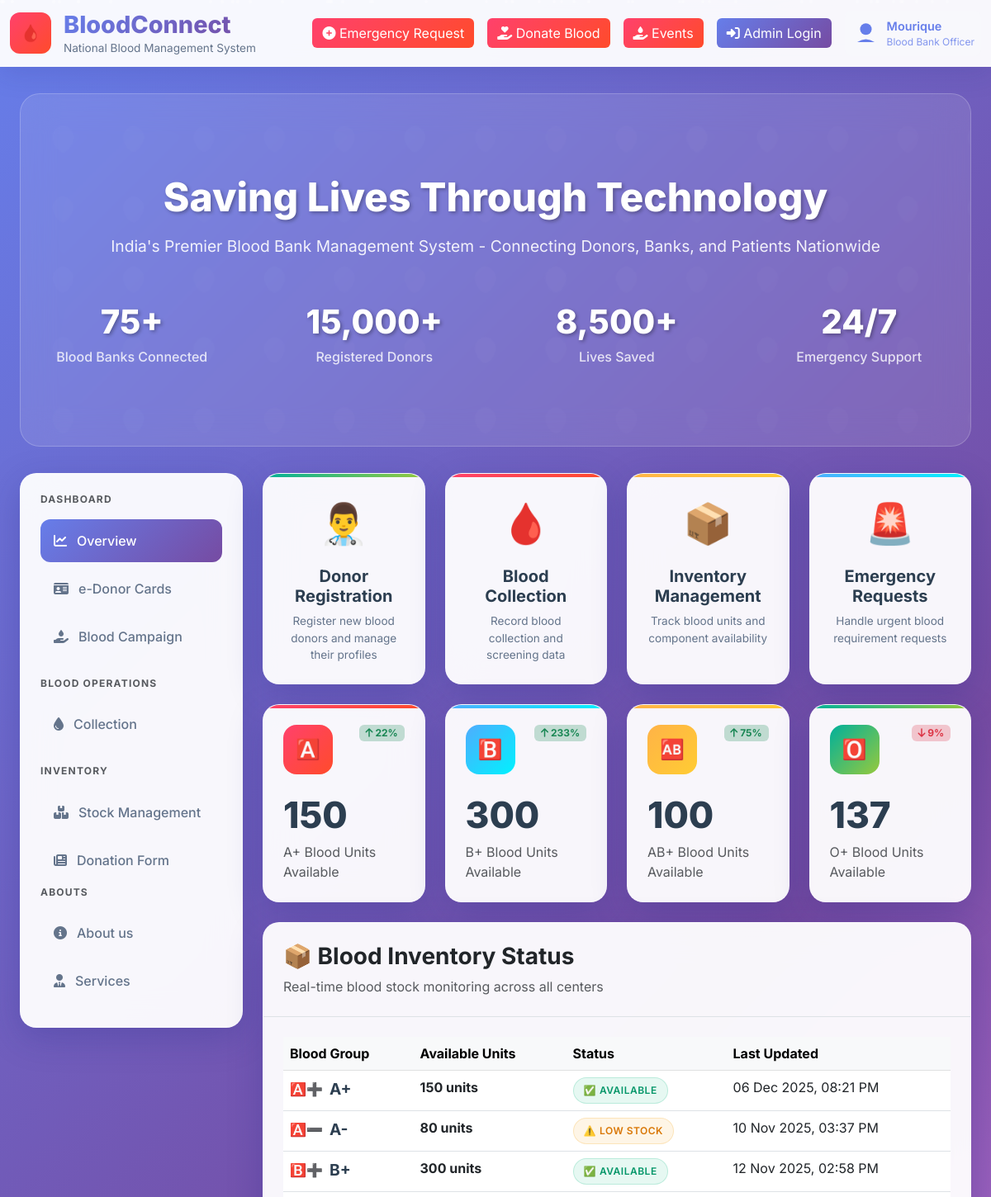
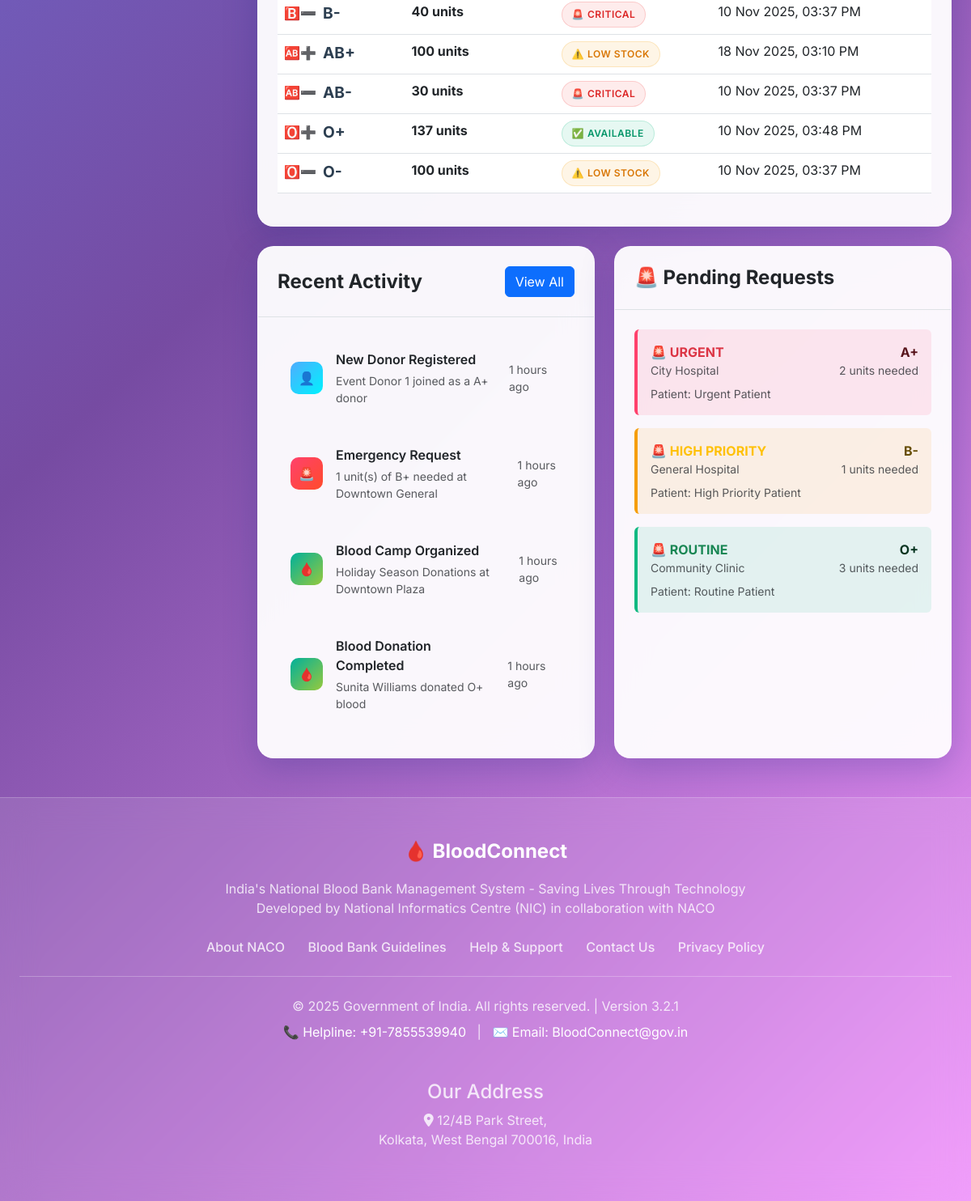
/landing_page.php, run on the app's committed database (2 pictures, top to bottom).
### tables this page shows
CREATE TABLE `blood_inventory` (
  `id` int(11) NOT NULL AUTO_INCREMENT,
  `blood_group` varchar(10) NOT NULL,
  `available_units` int(11) NOT NULL,
  `previous_available_units` int(11) DEFAULT 0,
  `status` varchar(20) NOT NULL,
  `last_updated` timestamp NOT NULL DEFAULT current_timestamp() ON UPDATE current_timestamp(),
  `expiry_date` date DEFAULT NULL,
  PRIMARY KEY (`id`)
);

CREATE TABLE `blood_request` (
  `id` int(11) NOT NULL AUTO_INCREMENT,
  `patient_name` varchar(255) DEFAULT NULL,
  `blood_group` varchar(10) DEFAULT NULL,
  `units` int(11) DEFAULT NULL,
  `hospital_name` varchar(255) DEFAULT NULL,
  `hospital_location` varchar(255) DEFAULT NULL,
  `mob` varchar(20) DEFAULT NULL,
  `required_date` date DEFAULT NULL,
  `status` enum('pending','approved','rejected','processing') NOT NULL DEFAULT 'pending',
  `priority` enum('urgent','high','routine') NOT NULL DEFAULT 'routine',
  `created_at` timestamp NOT NULL DEFAULT current_timestamp(),
  PRIMARY KEY (`id`)
);

### landing_page.php (the view, shortened to what the rows shown need)
<!DOCTYPE html>
<html lang="en">
<head>
    <link href="https://cdnjs.cloudflare.com/ajax/libs/bootstrap/5.3.0/css/bootstrap.min.css" rel="stylesheet">
    <link href="https://cdnjs.cloudflare.com/ajax/libs/font-awesome/6.4.0/css/all.min.css" rel="stylesheet">
    <link rel="stylesheet" href="styles.css">
    <link rel="stylesheet" href="particles.css">
</head>
<body>
    <?php
    include "header.php";
    ?>
    <div class="container-fluid px-4">
        <?php
        include "hero.php";
        ?>
        <div class="row g-4">
            <div class="col-lg-9">
                <div id="collection" class="glass-card mb-4">
                    <div class="table-responsive p-4">
                        <table class="table table-hover">
                            <thead class="table-light">
                                <tr>
                                    <th>Blood Group</th>
                                    <th>Available Units</th>
                                    <th>Status</th>
                                    <th>Last Updated</th>
                                </tr>
                            </thead>
                            <tbody>
                                <?php
                                include 'connect.php';
                                function getBloodGroupClass($bloodGroup) {
                                    $bloodGroup = strtoupper(trim($bloodGroup));
                                    $class_map = [
                                        'A+' => 'a-pos',
                                        'A-' => 'a-neg',
                                        'B+' => 'b-pos',
                                        'B-' => 'b-neg',
                                        'AB+' => 'ab-pos',
                                        'AB-' => 'ab-neg',
                                        'O+' => 'o-pos',
                                        'O-' => 'o-neg',
                                    ];
                                    return $class_map[$bloodGroup] ?? '';
                                }
                                $sql = "SELECT * FROM blood_inventory";
                                $result = mysqli_query($conn, $sql);
                                if (mysqli_num_rows($result) > 0) {
                                    while($row = mysqli_fetch_assoc($result)) {
                                ?>
                                <tr>
                                    <td><span class="blood-group <?php echo getBloodGroupClass($row['blood_group']); ?>"><?php echo $row['blood_group']; ?></span></td>
                                    <td><strong><?php echo $row['available_units']; ?> units</strong></td>
                                    <td><span class="status-badge status-<?php echo strtolower($row['status']); ?>"><?php echo $row['status']; ?></span></td>
                                    <td><?php echo date('d M Y, h:i A', strtotime($row['last_updated'])); ?></td>
                                </tr>
                                <?php
                                    }
                                } else {
                                    echo "<tr><td colspan='5' class='text-center'>No records found</td></tr>";
                                }
                                ?>
                            </tbody>
                        </table>
                    </div>
                </div>
                <div class="row g-4">
                    <div class="col-lg-6">
                        <div id="pending" class="glass-card h-100">
                            <div class="p-4">
                                <?php
                                $priorities = ['urgent', 'high', 'routine'];
                                $requests = [];
                                foreach ($priorities as $priority) {
                                    $sql = "SELECT * FROM blood_request WHERE status = 'pending' AND priority = ? ORDER BY REQUIRED_DATE ASC LIMIT 1";
                                    $stmt = mysqli_prepare($conn, $sql);
                                    mysqli_stmt_bind_param($stmt, "s", $priority);
                                    mysqli_stmt_execute($stmt);
                                    $result = mysqli_stmt_get_result($stmt);
                                    if ($result && mysqli_num_rows($result) > 0) {
                                        $requests[$priority] = mysqli_fetch_assoc($result);
                                    } else {
                                        $requests[$priority] = null;
                                    }
                                }
                                foreach ($priorities as $priority):
                                    $row = $requests[$priority];
                                    if ($row):
                                        $priority_class = '';
                                        $priority_text = '';
                                        $style = '';
                                        switch ($row['priority']) {
                                            case 'urgent':
                                                $priority_class = 'danger';
                                                $priority_text = 'URGENT';
                                                $style = 'background: rgba(255, 65, 108, 0.1); border-left: 4px solid #ff416c !important;';
                                                break;
                                            case 'high':
                                                $priority_class = 'warning';
                                                $priority_text = 'HIGH PRIORITY';
                                                $style = 'background: rgba(245, 158, 11, 0.1); border-left: 4px solid #f59e0b !important;';
                                                break;
                                            case 'routine':
                                                $priority_class = 'success';
                                                $priority_text = 'ROUTINE';
                                                $style = 'background: rgba(16, 185, 129, 0.1); border-left: 4px solid #10b981 !important;';
                                                break;
                                        }
                                ?>
                                <div class="alert alert-<?php echo $priority_class; ?> border-0 mb-3"
                                    style="<?php echo $style; ?>">
                                    <div class="d-flex justify-content-between align-items-start mb-2">
                                        <div>
                                            <div class="fw-bold text-<?php echo $priority_class; ?>">🚨 <?php echo $priority_text; ?></div>
                                            <div class="small text-muted"><?php echo $row['hospital_name']; ?></div>
                                        </div>
                                        <div class="text-end">
                                            <div class="fw-bold"><?php echo $row['blood_group']; ?></div>
                                            <div class="small text-muted"><?php echo $row['units']; ?> units needed</div>
                                        </div>
                                    </div>
                                    <div class="d-flex justify-content-between align-items-center">
                                        <div class="small text-muted">Patient: <?php echo $row['patient_name']; ?></div>
                                    </div>
                                </div>
                                <?php
                                    endif;
                                endforeach;
                                ?>
                            </div>
                        </div>
                    </div>
                </div>
            </div>
        </div>
    </div>
</body>
</html>

### data on the page
blood_inventory: blood_group "A+", available_units "150", status "AVAILABLE", last_updated "06 Dec 2025, 08:21 PM"
blood_inventory: blood_group "A-", available_units "80", status "LOW STOCK", last_updated "10 Nov 2025, 03:37 PM"
blood_inventory: blood_group "B+", available_units "300", status "AVAILABLE", last_updated "12 Nov 2025, 02:58 PM"
blood_inventory: blood_group "B-", available_units "40", status "CRITICAL", last_updated "10 Nov 2025, 03:37 PM"
blood_inventory: blood_group "AB+", available_units "100", status "LOW STOCK", last_updated "18 Nov 2025, 03:10 PM"
blood_inventory: blood_group "AB-", available_units "30", status "CRITICAL", last_updated "10 Nov 2025, 03:37 PM"
blood_inventory: blood_group "O+", available_units "137", status "AVAILABLE", last_updated "10 Nov 2025, 03:48 PM"
blood_inventory: blood_group "O-", available_units "100", status "LOW STOCK", last_updated "10 Nov 2025, 03:37 PM"
blood_request: priority "URGENT", hospital_name "City Hospital", blood_group "A+", units "2", patient_name "Urgent Patient"
blood_request: priority "HIGH PRIORITY", hospital_name "General Hospital", blood_group "B-", units "1", patient_name "High Priority Patient"
blood_request: priority "ROUTINE", hospital_name "Community Clinic", blood_group "O+", units "3", patient_name "Routine Patient"

### other printed values
$stats['percentage_change'] "22"
$stats['total_units'] "150"
$group "A+"
$stats['percentage_change'] "233"
$stats['total_units'] "300"
$group "B+"
$stats['percentage_change'] "75"
$stats['total_units'] "100"
$group "AB+"
$stats['percentage_change'] "9"
$stats['total_units'] "137"
$group "O+"
$icon "👤"
$row['title'] "New Donor Registered"
$row['description'] "Event Donor 1 joined as a A+ donor"
